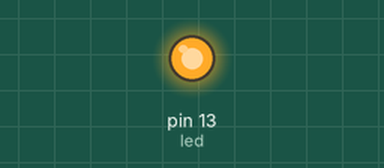
Simulated run of this sketch. Board: Arduino Uno, built with avr-gcc and run on an emulated ATmega328P. Shown: output pins drawn as LEDs (lit = HIGH).

Above: at 0.2 s.
At 11.9 s:
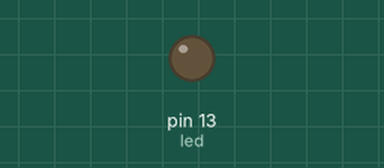
Timing chart, 0 to 17.4 s (numbered marks = the images above):
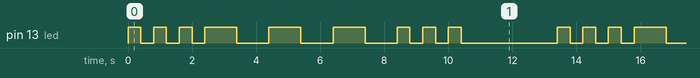

The sketch:

Andy_L2_SOS.ino
```cpp
/*
 * S.O.S
 * LED will blink for 3 Long blinks, 3 short blinks followed by 3 long blinks
 */

int led = 13;  // assigned pin 13 to LED


void setup() {
  pinMode(led, OUTPUT);  // set pin 13 to be output
}

void loop() {
  digitalWrite(led, HIGH); // Turns LED on and delays for 400ms
  delay(400);
  digitalWrite(led, LOW); // Turns LED off and delays for 400ms
  delay(400);

  digitalWrite(led, HIGH);
  delay(400);
  digitalWrite(led, LOW);
  delay(400);

  digitalWrite(led, HIGH);
  delay(400);
  digitalWrite(led, LOW);
  delay(400);

  digitalWrite(led, HIGH); // Turns LED on and delays for 1 second
  delay(1000);
  digitalWrite(led, LOW); // Turns LED off and delays for 1 second
  delay(1000);

  digitalWrite(led, HIGH);
  delay(1000);
  digitalWrite(led, LOW);
  delay(1000);

  digitalWrite(led, HIGH);
  delay(1000);
  digitalWrite(led, LOW);
  delay(1000);

  digitalWrite(led, HIGH); // Turns LED on and delays for 200ms
  delay(400);
  digitalWrite(led, LOW); // Turns LED off and delays for 200ms
  delay(400);

  digitalWrite(led, HIGH);
  delay(400);
  digitalWrite(led, LOW);
  delay(400);

  digitalWrite(led, HIGH);
  delay(400);
  digitalWrite(led, LOW);
  delay(3000); // delay for 3 seconds before restarting the loop

}
```

Measured:
- by itself, pin 13 (led): repeats every 13.4 s: 2 × (LOW 0.40 s, HIGH 0.40 s), LOW 0.40 s, 3 × (HIGH 1.0 s, LOW 1.0 s), 2 × (HIGH 0.40 s, LOW 0.40 s), HIGH 0.40 s, LOW 3.0 s, HIGH 0.40 s
- by itself, everything shown: repeats every 13.4 s, in 18 steps
